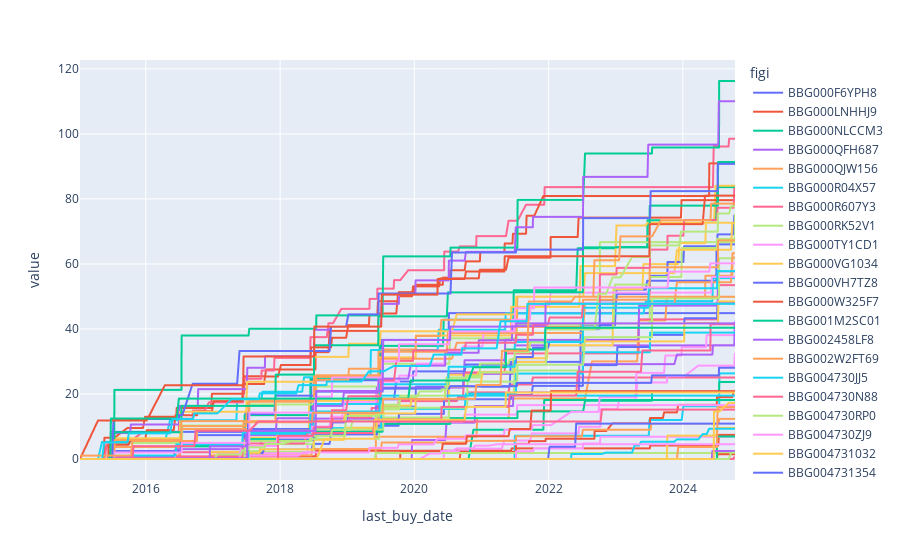

The cell this chart's notebook holds for it:
### Code cell
tmp = div_data.pivot_table(index = 'last_buy_date', columns = 'figi', values = 'yield_value', aggfunc = 'sum').fillna(0).cumsum()
fig = px.line(tmp)
fig.show()

### Figure 1 — Plotly figure (JSON) as saved in the notebook; plotly's stock layout.template omitted (floating-point values rounded to 4 significant figures; data arrays with more than 128 entries replaced by an {"elided": "..."} marker saying what was removed)
{"data": [{"hovertemplate": "figi=BBG000F6YPH8<br>last_buy_date=%{x}<br>value=%{y}<extra></extra>", "legendgroup": "BBG000F6YPH8", "line": {"color": "#636efa", "dash": "solid"}, "marker": {"symbol": "circle"}, "mode": "lines", "name": "BBG000F6YPH8", "showlegend": true, "type": "scattergl", "x": {"elided": "440 str values"}, "xaxis": "x", "y": {"elided": "440 float values"}, "yaxis": "y"}, {"hovertemplate": "figi=BBG000LNHHJ9<br>last_buy_date=%{x}<br>value=%{y}<extra></extra>", "legendgroup": "BBG000LNHHJ9", "line": {"color": "#EF553B", "dash": "solid"}, "marker": {"symbol": "circle"}, "mode": "lines", "name": "BBG000LNHHJ9", "showlegend": true, "type": "scattergl", "x": {"elided": "440 str values"}, "xaxis": "x", "y": {"elided": "440 float values"}, "yaxis": "y"}, {"hovertemplate": "figi=BBG000NLCCM3<br>last_buy_date=%{x}<br>value=%{y}<extra></extra>", "legendgroup": "BBG000NLCCM3", "line": {"color": "#00cc96", "dash": "solid"}, "marker": {"symbol": "circle"}, "mode": "lines", "name": "BBG000NLCCM3", "showlegend": true, "type": "scattergl", "x": {"elided": "440 str values"}, "xaxis": "x", "y": {"elided": "440 float values"}, "yaxis": "y"}, {"hovertemplate": "figi=BBG000QFH687<br>last_buy_date=%{x}<br>value=%{y}<extra></extra>", "legendgroup": "BBG000QFH687", "line": {"color": "#ab63fa", "dash": "solid"}, "marker": {"symbol": "circle"}, "mode": "lines", "name": "BBG000QFH687", "showlegend": true, "type": "scattergl", "x": {"elided": "440 str values"}, "xaxis": "x", "y": {"elided": "440 float values"}, "yaxis": "y"}, {"hovertemplate": "figi=BBG000QJW156<br>last_buy_date=%{x}<br>value=%{y}<extra></extra>", "legendgroup": "BBG000QJW156", "line": {"color": "#FFA15A", "dash": "solid"}, "marker": {"symbol": "circle"}, "mode": "lines", "name": "BBG000QJW156", "showlegend": true, "type": "scattergl", "x": {"elided": "440 str values"}, "xaxis": "x", "y": {"elided": "440 float values"}, "yaxis": "y"}, {"hovertemplate": "figi=BBG000R04X57<br>last_buy_date=%{x}<br>value=%{y}<extra></extra>", "legendgroup": "BBG000R04X57", "line": {"color": "#19d3f3", "dash": "solid"}, "marker": {"symbol": "circle"}, "mode": "lines", "name": "BBG000R04X57", "showlegend": true, "type": "scattergl", "x": {"elided": "440 str values"}, "xaxis": "x", "y": {"elided": "440 float values"}, "yaxis": "y"}, {"hovertemplate": "figi=BBG000R607Y3<br>last_buy_date=%{x}<br>value=%{y}<extra></extra>", "legendgroup": "BBG000R607Y3", "line": {"color": "#FF6692", "dash": "solid"}, "marker": {"symbol": "circle"}, "mode": "lines", "name": "BBG000R607Y3", "showlegend": true, "type": "scattergl", "x": {"elided": "440 str values"}, "xaxis": "x", "y": {"elided": "440 float values"}, "yaxis": "y"}, {"hovertemplate": "figi=BBG000RK52V1<br>last_buy_date=%{x}<br>value=%{y}<extra></extra>", "legendgroup": "BBG000RK52V1", "line": {"color": "#B6E880", "dash": "solid"}, "marker": {"symbol": "circle"}, "mode": "lines", "name": "BBG000RK52V1", "showlegend": true, "type": "scattergl", "x": {"elided": "440 str values"}, "xaxis": "x", "y": {"elided": "440 float values"}, "yaxis": "y"}, {"hovertemplate": "figi=BBG000TY1CD1<br>last_buy_date=%{x}<br>value=%{y}<extra></extra>", "legendgroup": "BBG000TY1CD1", "line": {"color": "#FF97FF", "dash": "solid"}, "marker": {"symbol": "circle"}, "mode": "lines", "name": "BBG000TY1CD1", "showlegend": true, "type": "scattergl", "x": {"elided": "440 str values"}, "xaxis": "x", "y": {"elided": "440 float values"}, "yaxis": "y"}, {"hovertemplate": "figi=BBG000VG1034<br>last_buy_date=%{x}<br>value=%{y}<extra></extra>", "legendgroup": "BBG000VG1034", "line": {"color": "#FECB52", "dash": "solid"}, "marker": {"symbol": "circle"}, "mode": "lines", "name": "BBG000VG1034", "showlegend": true, "type": "scattergl", "x": {"elided": "440 str values"}, "xaxis": "x", "y": {"elided": "440 float values"}, "yaxis": "y"}, {"hovertemplate": "figi=BBG000VH7TZ8<br>last_buy_date=%{x}<br>value=%{y}<extra></extra>", "legendgroup": "BBG000VH7TZ8", "line": {"color": "#636efa", "dash": "solid"}, "marker": {"symbol": "circle"}, "mode": "lines", "name": "BBG000VH7TZ8", "showlegend": true, "type": "scattergl", "x": {"elided": "440 str values"}, "xaxis": "x", "y": {"elided": "440 float values"}, "yaxis": "y"}, {"hovertemplate": "figi=BBG000W325F7<br>last_buy_date=%{x}<br>value=%{y}<extra></extra>", "legendgroup": "BBG000W325F7", "line": {"color": "#EF553B", "dash": "solid"}, "marker": {"symbol": "circle"}, "mode": "lines", "name": "BBG000W325F7", "showlegend": true, "type": "scattergl", "x": {"elided": "440 str values"}, "xaxis": "x", "y": {"elided": "440 float values"}, "yaxis": "y"}, {"hovertemplate": "figi=BBG001M2SC01<br>last_buy_date=%{x}<br>value=%{y}<extra></extra>", "legendgroup": "BBG001M2SC01", "line": {"color": "#00cc96", "dash": "solid"}, "marker": {"symbol": "circle"}, "mode": "lines", "name": "BBG001M2SC01", "showlegend": true, "type": "scattergl", "x": {"elided": "440 str values"}, "xaxis": "x", "y": {"elided": "440 float values"}, "yaxis": "y"}, {"hovertemplate": "figi=BBG002458LF8<br>last_buy_date=%{x}<br>value=%{y}<extra></extra>", "legendgroup": "BBG002458LF8", "line": {"color": "#ab63fa", "dash": "solid"}, "marker": {"symbol": "circle"}, "mode": "lines", "name": "BBG002458LF8", "showlegend": true, "type": "scattergl", "x": {"elided": "440 str values"}, "xaxis": "x", "y": {"elided": "440 float values"}, "yaxis": "y"}, {"hovertemplate": "figi=BBG002W2FT69<br>last_buy_date=%{x}<br>value=%{y}<extra></extra>", "legendgroup": "BBG002W2FT69", "line": {"color": "#FFA15A", "dash": "solid"}, "marker": {"symbol": "circle"}, "mode": "lines", "name": "BBG002W2FT69", "showlegend": true, "type": "scattergl", "x": {"elided": "440 str values"}, "xaxis": "x", "y": {"elided": "440 float values"}, "yaxis": "y"}, {"hovertemplate": "figi=BBG004730JJ5<br>last_buy_date=%{x}<br>value=%{y}<extra></extra>", "legendgroup": "BBG004730JJ5", "line": {"color": "#19d3f3", "dash": "solid"}, "marker": {"symbol": "circle"}, "mode": "lines", "name": "BBG004730JJ5", "showlegend": true, "type": "scattergl", "x": {"elided": "440 str values"}, "xaxis": "x", "y": {"elided": "440 float values"}, "yaxis": "y"}, {"hovertemplate": "figi=BBG004730N88<br>last_buy_date=%{x}<br>value=%{y}<extra></extra>", "legendgroup": "BBG004730N88", "line": {"color": "#FF6692", "dash": "solid"}, "marker": {"symbol": "circle"}, "mode": "lines", "name": "BBG004730N88", "showlegend": true, "type": "scattergl", "x": {"elided": "440 str values"}, "xaxis": "x", "y": {"elided": "440 float values"}, "yaxis": "y"}, {"hovertemplate": "figi=BBG004730RP0<br>last_buy_date=%{x}<br>value=%{y}<extra></extra>", "legendgroup": "BBG004730RP0", "line": {"color": "#B6E880", "dash": "solid"}, "marker": {"symbol": "circle"}, "mode": "lines", "name": "BBG004730RP0", "showlegend": true, "type": "scattergl", "x": {"elided": "440 str values"}, "xaxis": "x", "y": {"elided": "440 float values"}, "yaxis": "y"}, {"hovertemplate": "figi=BBG004730ZJ9<br>last_buy_date=%{x}<br>value=%{y}<extra></extra>", "legendgroup": "BBG004730ZJ9", "line": {"color": "#FF97FF", "dash": "solid"}, "marker": {"symbol": "circle"}, "mode": "lines", "name": "BBG004730ZJ9", "showlegend": true, "type": "scattergl", "x": {"elided": "440 str values"}, "xaxis": "x", "y": {"elided": "440 float values"}, "yaxis": "y"}, {"hovertemplate": "figi=BBG004731032<br>last_buy_date=%{x}<br>value=%{y}<extra></extra>", "legendgroup": "BBG004731032", "line": {"color": "#FECB52", "dash": "solid"}, "marker": {"symbol": "circle"}, "mode": "lines", "name": "BBG004731032", "showlegend": true, "type": "scattergl", "x": {"elided": "440 str values"}, "xaxis": "x", "y": {"elided": "440 float values"}, "yaxis": "y"}, {"hovertemplate": "figi=BBG004731354<br>last_buy_date=%{x}<br>value=%{y}<extra></extra>", "legendgroup": "BBG004731354", "line": {"color": "#636efa", "dash": "solid"}, "marker": {"symbol": "circle"}, "mode": "lines", "name": "BBG004731354", "showlegend": true, "type": "scattergl", "x": {"elided": "440 str values"}, "xaxis": "x", "y": {"elided": "440 float values"}, "yaxis": "y"}, {"hovertemplate": "figi=BBG004731489<br>last_buy_date=%{x}<br>value=%{y}<extra></extra>", "legendgroup": "BBG004731489", "line": {"color": "#EF553B", "dash": "solid"}, "marker": {"symbol": "circle"}, "mode": "lines", "name": "BBG004731489", "showlegend": true, "type": "scattergl", "x": {"elided": "440 str values"}, "xaxis": "x", "y": {"elided": "440 float values"}, "yaxis": "y"}, {"hovertemplate": "figi=BBG0047315D0<br>last_buy_date=%{x}<br>value=%{y}<extra></extra>", "legendgroup": "BBG0047315D0", "line": {"color": "#00cc96", "dash": "solid"}, "marker": {"symbol": "circle"}, "mode": "lines", "name": "BBG0047315D0", "showlegend": true, "type": "scattergl", "x": {"elided": "440 str values"}, "xaxis": "x", "y": {"elided": "440 float values"}, "yaxis": "y"}, {"hovertemplate": "figi=BBG0047315Y7<br>last_buy_date=%{x}<br>value=%{y}<extra></extra>", "legendgroup": "BBG0047315Y7", "line": {"color": "#ab63fa", "dash": "solid"}, "marker": {"symbol": "circle"}, "mode": "lines", "name": "BBG0047315Y7", "showlegend": true, "type": "scattergl", "x": {"elided": "440 str values"}, "xaxis": "x", "y": {"elided": "440 float values"}, "yaxis": "y"}, {"hovertemplate": "figi=BBG00475JZZ6<br>last_buy_date=%{x}<br>value=%{y}<extra></extra>", "legendgroup": "BBG00475JZZ6", "line": {"color": "#FFA15A", "dash": "solid"}, "marker": {"symbol": "circle"}, "mode": "lines", "name": "BBG00475JZZ6", "showlegend": true, "type": "scattergl", "x": {"elided": "440 str values"}, "xaxis": "x", "y": {"elided": "440 float values"}, "yaxis": "y"}, {"hovertemplate": "figi=BBG00475K2X9<br>last_buy_date=%{x}<br>value=%{y}<extra></extra>", "legendgroup": "BBG00475K2X9", "line": {"color": "#19d3f3", "dash": "solid"}, "marker": {"symbol": "circle"}, "mode": "lines", "name": "BBG00475K2X9", "showlegend": true, "type": "scattergl", "x": {"elided": "440 str values"}, "xaxis": "x", "y": {"elided": "440 float values"}, "yaxis": "y"}, {"hovertemplate": "figi=BBG00475K6C3<br>last_buy_date=%{x}<br>value=%{y}<extra></extra>", "legendgroup": "BBG00475K6C3", "line": {"color": "#FF6692", "dash": "solid"}, "marker": {"symbol": "circle"}, "mode": "lines", "name": "BBG00475K6C3", "showlegend": true, "type": "scattergl", "x": {"elided": "440 str values"}, "xaxis": "x", "y": {"elided": "440 float values"}, "yaxis": "y"}, {"hovertemplate": "figi=BBG00475KHX6<br>last_buy_date=%{x}<br>value=%{y}<extra></extra>", "legendgroup": "BBG00475KHX6", "line": {"color": "#B6E880", "dash": "solid"}, "marker": {"symbol": "circle"}, "mode": "lines", "name": "BBG00475KHX6", "showlegend": true, "type": "scattergl", "x": {"elided": "440 str values"}, "xaxis": "x", "y": {"elided": "440 float values"}, "yaxis": "y"}, {"hovertemplate": "figi=BBG00475KKY8<br>last_buy_date=%{x}<br>value=%{y}<extra></extra>", "legendgroup": "BBG00475KKY8", "line": {"color": "#FF97FF", "dash": "solid"}, "marker": {"symbol": "circle"}, "mode": "lines", "name": "BBG00475KKY8", "showlegend": true, "type": "scattergl", "x": {"elided": "440 str values"}, "xaxis": "x", "y": {"elided": "440 float values"}, "yaxis": "y"}, {"hovertemplate": "figi=BBG004RVFCY3<br>last_buy_date=%{x}<br>value=%{y}<extra></extra>", "legendgroup": "BBG004RVFCY3", "line": {"color": "#FECB52", "dash": "solid"}, "marker": {"symbol": "circle"}, "mode": "lines", "name": "BBG004RVFCY3", "showlegend": true, "type": "scattergl", "x": {"elided": "440 str values"}, "xaxis": "x", "y": {"elided": "440 float values"}, "yaxis": "y"}, {"hovertemplate": "figi=BBG004RVFFC0<br>last_buy_date=%{x}<br>value=%{y}<extra></extra>", "legendgroup": "BBG004RVFFC0", "line": {"color": "#636efa", "dash": "solid"}, "marker": {"symbol": "circle"}, "mode": "lines", "name": "BBG004RVFFC0", "showlegend": true, "type": "scattergl", "x": {"elided": "440 str values"}, "xaxis": "x", "y": {"elided": "440 float values"}, "yaxis": "y"}, {"hovertemplate": "figi=BBG004S681B4<br>last_buy_date=%{x}<br>value=%{y}<extra></extra>", "legendgroup": "BBG004S681B4", "line": {"color": "#EF553B", "dash": "solid"}, "marker": {"symbol": "circle"}, "mode": "lines", "name": "BBG004S681B4", "showlegend": true, "type": "scattergl", "x": {"elided": "440 str values"}, "xaxis": "x", "y": {"elided": "440 float values"}, "yaxis": "y"}, {"hovertemplate": "figi=BBG004S681M2<br>last_buy_date=%{x}<br>value=%{y}<extra></extra>", "legendgroup": "BBG004S681M2", "line": {"color": "#00cc96", "dash": "solid"}, "marker": {"symbol": "circle"}, "mode": "lines", "name": "BBG004S681M2", "showlegend": true, "type": "scattergl", "x": {"elided": "440 str values"}, "xaxis": "x", "y": {"elided": "440 float values"}, "yaxis": "y"}, {"hovertemplate": "figi=BBG004S681W1<br>last_buy_date=%{x}<br>value=%{y}<extra></extra>", "legendgroup": "BBG004S681W1", "line": {"color": "#ab63fa", "dash": "solid"}, "marker": {"symbol": "circle"}, "mode": "lines", "name": "BBG004S681W1", "showlegend": true, "type": "scattergl", "x": {"elided": "440 str values"}, "xaxis": "x", "y": {"elided": "440 float values"}, "yaxis": "y"}, {"hovertemplate": "figi=BBG004S682Z6<br>last_buy_date=%{x}<br>value=%{y}<extra></extra>", "legendgroup": "BBG004S682Z6", "line": {"color": "#FFA15A", "dash": "solid"}, "marker": {"symbol": "circle"}, "mode": "lines", "name": "BBG004S682Z6", "showlegend": true, "type": "scattergl", "x": {"elided": "440 str values"}, "xaxis": "x", "y": {"elided": "440 float values"}, "yaxis": "y"}, {"hovertemplate": "figi=BBG004S683W7<br>last_buy_date=%{x}<br>value=%{y}<extra></extra>", "legendgroup": "BBG004S683W7", "line": {"color": "#19d3f3", "dash": "solid"}, "marker": {"symbol": "circle"}, "mode": "lines", "name": "BBG004S683W7", "showlegend": true, "type": "scattergl", "x": {"elided": "440 str values"}, "xaxis": "x", "y": {"elided": "440 float values"}, "yaxis": "y"}, {"hovertemplate": "figi=BBG004S68473<br>last_buy_date=%{x}<br>value=%{y}<extra></extra>", "legendgroup": "BBG004S68473", "line": {"color": "#FF6692", "dash": "solid"}, "marker": {"symbol": "circle"}, "mode": "lines", "name": "BBG004S68473", "showlegend": true, "type": "scattergl", "x": {"elided": "440 str values"}, "xaxis": "x", "y": {"elided": "440 float values"}, "yaxis": "y"}, {"hovertemplate": "figi=BBG004S684M6<br>last_buy_date=%{x}<br>value=%{y}<extra></extra>", "legendgroup": "BBG004S684M6", "line": {"color": "#B6E880", "dash": "solid"}, "marker": {"symbol": "circle"}, "mode": "lines", "name": "BBG004S684M6", "showlegend": true, "type": "scattergl", "x": {"elided": "440 str values"}, "xaxis": "x", "y": {"elided": "440 float values"}, "yaxis": "y"}, {"hovertemplate": "figi=BBG004S68507<br>last_buy_date=%{x}<br>value=%{y}<extra></extra>", "legendgroup": "BBG004S68507", "line": {"color": "#FF97FF", "dash": "solid"}, "marker": {"symbol": "circle"}, "mode": "lines", "name": "BBG004S68507", "showlegend": true, "type": "scattergl", "x": {"elided": "440 str values"}, "xaxis": "x", "y": {"elided": "440 float values"}, "yaxis": "y"}, {"hovertemplate": "figi=BBG004S685M3<br>last_buy_date=%{x}<br>value=%{y}<extra></extra>", "legendgroup": "BBG004S685M3", "line": {"color": "#FECB52", "dash": "solid"}, "marker": {"symbol": "circle"}, "mode": "lines", "name": "BBG004S685M3", "showlegend": true, "type": "scattergl", "x": {"elided": "440 str values"}, "xaxis": "x", "y": {"elided": "440 float values"}, "yaxis": "y"}, {"hovertemplate": "figi=BBG004S68614<br>last_buy_date=%{x}<br>value=%{y}<extra></extra>", "legendgroup": "BBG004S68614", "line": {"color": "#636efa", "dash": "solid"}, "marker": {"symbol": "circle"}, "mode": "lines", "name": "BBG004S68614", "showlegend": true, "type": "scattergl", "x": {"elided": "440 str values"}, "xaxis": "x", "y": {"elided": "440 float values"}, "yaxis": "y"}, {"hovertemplate": "figi=BBG004S68696<br>last_buy_date=%{x}<br>value=%{y}<extra></extra>", "legendgroup": "BBG004S68696", "line": {"color": "#EF553B", "dash": "solid"}, "marker": {"symbol": "circle"}, "mode": "lines", "name": "BBG004S68696", "showlegend": true, "type": "scattergl", "x": {"elided": "440 str values"}, "xaxis": "x", "y": {"elided": "440 float values"}, "yaxis": "y"}, {"hovertemplate": "figi=BBG004S686N0<br>last_buy_date=%{x}<br>value=%{y}<extra></extra>", "legendgroup": "BBG004S686N0", "line": {"color": "#00cc96", "dash": "solid"}, "marker": {"symbol": "circle"}, "mode": "lines", "name": "BBG004S686N0", "showlegend": true, "type": "scattergl", "x": {"elided": "440 str values"}, "xaxis": "x", "y": {"elided": "440 float values"}, "yaxis": "y"}, {"hovertemplate": "figi=BBG004S686W0<br>last_buy_date=%{x}<br>value=%{y}<extra></extra>", "legendgroup": "BBG004S686W0", "line": {"color": "#ab63fa", "dash": "solid"}, "marker": {"symbol": "circle"}, "mode": "lines", "name": "BBG004S686W0", "showlegend": true, "type": "scattergl", "x": {"elided": "440 str values"}, "xaxis": "x", "y": {"elided": "440 float values"}, "yaxis": "y"}, {"hovertemplate": "figi=BBG004S68758<br>last_buy_date=%{x}<br>value=%{y}<extra></extra>", "legendgroup": "BBG004S68758", "line": {"color": "#FFA15A", "dash": "solid"}, "marker": {"symbol": "circle"}, "mode": "lines", "name": "BBG004S68758", "showlegend": true, "type": "scattergl", "x": {"elided": "440 str values"}, "xaxis": "x", "y": {"elided": "440 float values"}, "yaxis": "y"}, {"hovertemplate": "figi=BBG004S687W8<br>last_buy_date=%{x}<br>value=%{y}<extra></extra>", "legendgroup": "BBG004S687W8", "line": {"color": "#19d3f3", "dash": "solid"}, "marker": {"symbol": "circle"}, "mode": "lines", "name": "BBG004S687W8", "showlegend": true, "type": "scattergl", "x": {"elided": "440 str values"}, "xaxis": "x", "y": {"elided": "440 float values"}, "yaxis": "y"}, {"hovertemplate": "figi=BBG004S68829<br>last_buy_date=%{x}<br>value=%{y}<extra></extra>", "legendgroup": "BBG004S68829", "line": {"color": "#FF6692", "dash": "solid"}, "marker": {"symbol": "circle"}, "mode": "lines", "name": "BBG004S68829", "showlegend": true, "type": "scattergl", "x": {"elided": "440 str values"}, "xaxis": "x", "y": {"elided": "440 float values"}, "yaxis": "y"}, {"hovertemplate": "figi=BBG004S689R0<br>last_buy_date=%{x}<br>value=%{y}<extra></extra>", "legendgroup": "BBG004S689R0", "line": {"color": "#B6E880", "dash": "solid"}, "marker": {"symbol": "circle"}, "mode": "lines", "name": "BBG004S689R0", "showlegend": true, "type": "scattergl", "x": {"elided": "440 str values"}, "xaxis": "x", "y": {"elided": "440 float values"}, "yaxis": "y"}, {"hovertemplate": "figi=BBG004S68B31<br>last_buy_date=%{x}<br>value=%{y}<extra></extra>", "legendgroup": "BBG004S68B31", "line": {"color": "#FF97FF", "dash": "solid"}, "marker": {"symbol": "circle"}, "mode": "lines", "name": "BBG004S68B31", "showlegend": true, "type": "scattergl", "x": {"elided": "440 str values"}, "xaxis": "x", "y": {"elided": "440 float values"}, "yaxis": "y"}, {"hovertemplate": "figi=BBG004S68BH6<br>last_buy_date=%{x}<br>value=%{y}<extra></extra>", "legendgroup": "BBG004S68BH6", "line": {"color": "#FECB52", "dash": "solid"}, "marker": {"symbol": "circle"}, "mode": "lines", "name": "BBG004S68BH6", "showlegend": true, "type": "scattergl", "x": {"elided": "440 str values"}, "xaxis": "x", "y": {"elided": "440 float values"}, "yaxis": "y"}, {"hovertemplate": "figi=BBG004S68BR5<br>last_buy_date=%{x}<br>value=%{y}<extra></extra>", "legendgroup": "BBG004S68BR5", "line": {"color": "#636efa", "dash": "solid"}, "marker": {"symbol": "circle"}, "mode": "lines", "name": "BBG004S68BR5", "showlegend": true, "type": "scattergl", "x": {"elided": "440 str values"}, "xaxis": "x", "y": {"elided": "440 float values"}, "yaxis": "y"}, {"hovertemplate": "figi=BBG004S68C39<br>last_buy_date=%{x}<br>value=%{y}<extra></extra>", "legendgroup": "BBG004S68C39", "line": {"color": "#EF553B", "dash": "solid"}, "marker": {"symbol": "circle"}, "mode": "lines", "name": "BBG004S68C39", "showlegend": true, "type": "scattergl", "x": {"elided": "440 str values"}, "xaxis": "x", "y": {"elided": "440 float values"}, "yaxis": "y"}, {"hovertemplate": "figi=BBG004S68CP5<br>last_buy_date=%{x}<br>value=%{y}<extra></extra>", "legendgroup": "BBG004S68CP5", "line": {"color": "#00cc96", "dash": "solid"}, "marker": {"symbol": "circle"}, "mode": "lines", "name": "BBG004S68CP5", "showlegend": true, "type": "scattergl", "x": {"elided": "440 str values"}, "xaxis": "x", "y": {"elided": "440 float values"}, "yaxis": "y"}, {"hovertemplate": "figi=BBG004S68FR6<br>last_buy_date=%{x}<br>value=%{y}<extra></extra>", "legendgroup": "BBG004S68FR6", "line": {"color": "#ab63fa", "dash": "solid"}, "marker": {"symbol": "circle"}, "mode": "lines", "name": "BBG004S68FR6", "showlegend": true, "type": "scattergl", "x": {"elided": "440 str values"}, "xaxis": "x", "y": {"elided": "440 float values"}, "yaxis": "y"}, {"hovertemplate": "figi=BBG004TC84Z8<br>last_buy_date=%{x}<br>value=%{y}<extra></extra>", "legendgroup": "BBG004TC84Z8", "line": {"color": "#FFA15A", "dash": "solid"}, "marker": {"symbol": "circle"}, "mode": "lines", "name": "BBG004TC84Z8", "showlegend": true, "type": "scattergl", "x": {"elided": "440 str values"}, "xaxis": "x", "y": {"elided": "440 float values"}, "yaxis": "y"}, {"hovertemplate": "figi=BBG007N0Z367<br>last_buy_date=%{x}<br>value=%{y}<extra></extra>", "legendgroup": "BBG007N0Z367", "line": {"color": "#19d3f3", "dash": "solid"}, "marker": {"symbol": "circle"}, "mode": "lines", "name": "BBG007N0Z367", "showlegend": true, "type": "scattergl", "x": {"elided": "440 str values"}, "xaxis": "x", "y": {"elided": "440 float values"}, "yaxis": "y"}, {"hovertemplate": "figi=BBG008F2T3T2<br>last_buy_date=%{x}<br>value=%{y}<extra></extra>", "legendgroup": "BBG008F2T3T2", "line": {"color": "#FF6692", "dash": "solid"}, "marker": {"symbol": "circle"}, "mode": "lines", "name": "BBG008F2T3T2", "showlegend": true, "type": "scattergl", "x": {"elided": "440 str values"}, "xaxis": "x", "y": {"elided": "440 float values"}, "yaxis": "y"}, {"hovertemplate": "figi=BBG009GSYN76<br>last_buy_date=%{x}<br>value=%{y}<extra></extra>", "legendgroup": "BBG009GSYN76", "line": {"color": "#B6E880", "dash": "solid"}, "marker": {"symbol": "circle"}, "mode": "lines", "name": "BBG009GSYN76", "showlegend": true, "type": "scattergl", "x": {"elided": "440 str values"}, "xaxis": "x", "y": {"elided": "440 float values"}, "yaxis": "y"}, {"hovertemplate": "figi=BBG00F6NKQX3<br>last_buy_date=%{x}<br>value=%{y}<extra></extra>", "legendgroup": "BBG00F6NKQX3", "line": {"color": "#FF97FF", "dash": "solid"}, "marker": {"symbol": "circle"}, "mode": "lines", "name": "BBG00F6NKQX3", "showlegend": true, "type": "scattergl", "x": {"elided": "440 str values"}, "xaxis": "x", "y": {"elided": "440 float values"}, "yaxis": "y"}, {"hovertemplate": "figi=BBG00QKJSX05<br>last_buy_date=%{x}<br>value=%{y}<extra></extra>", "legendgroup": "BBG00QKJSX05", "line": {"color": "#FECB52", "dash": "solid"}, "marker": {"symbol": "circle"}, "mode": "lines", "name": "BBG00QKJSX05", "showlegend": true, "type": "scattergl", "x": {"elided": "440 str values"}, "xaxis": "x", "y": {"elided": "440 float values"}, "yaxis": "y"}, {"hovertemplate": "figi=BBG0100R9963<br>last_buy_date=%{x}<br>value=%{y}<extra></extra>", "legendgroup": "BBG0100R9963", "line": {"color": "#636efa", "dash": "solid"}, "marker": {"symbol": "circle"}, "mode": "lines", "name": "BBG0100R9963", "showlegend": true, "type": "scattergl", "x": {"elided": "440 str values"}, "xaxis": "x", "y": {"elided": "440 float values"}, "yaxis": "y"}, {"hovertemplate": "figi=RU000A106T36<br>last_buy_date=%{x}<br>value=%{y}<extra></extra>", "legendgroup": "RU000A106T36", "line": {"color": "#EF553B", "dash": "solid"}, "marker": {"symbol": "circle"}, "mode": "lines", "name": "RU000A106T36", "showlegend": true, "type": "scattergl", "x": {"elided": "440 str values"}, "xaxis": "x", "y": {"elided": "440 float values"}, "yaxis": "y"}, {"hovertemplate": "figi=TCS00A0ZZAC4<br>last_buy_date=%{x}<br>value=%{y}<extra></extra>", "legendgroup": "TCS00A0ZZAC4", "line": {"color": "#00cc96", "dash": "solid"}, "marker": {"symbol": "circle"}, "mode": "lines", "name": "TCS00A0ZZAC4", "showlegend": true, "type": "scattergl", "x": {"elided": "440 str values"}, "xaxis": "x", "y": {"elided": "440 float values"}, "yaxis": "y"}, {"hovertemplate": "figi=TCS00A0ZZFS9<br>last_buy_date=%{x}<br>value=%{y}<extra></extra>", "legendgroup": "TCS00A0ZZFS9", "line": {"color": "#ab63fa", "dash": "solid"}, "marker": {"symbol": "circle"}, "mode": "lines", "name": "TCS00A0ZZFS9", "showlegend": true, "type": "scattergl", "x": {"elided": "440 str values"}, "xaxis": "x", "y": {"elided": "440 float values"}, "yaxis": "y"}, {"hovertemplate": "figi=TCS00A1002V2<br>last_buy_date=%{x}<br>value=%{y}<extra></extra>", "legendgroup": "TCS00A1002V2", "line": {"color": "#FFA15A", "dash": "solid"}, "marker": {"symbol": "circle"}, "mode": "lines", "name": "TCS00A1002V2", "showlegend": true, "type": "scattergl", "x": {"elided": "440 str values"}, "xaxis": "x", "y": {"elided": "440 float values"}, "yaxis": "y"}, {"hovertemplate": "figi=TCS00A103X66<br>last_buy_date=%{x}<br>value=%{y}<extra></extra>", "legendgroup": "TCS00A103X66", "line": {"color": "#19d3f3", "dash": "solid"}, "marker": {"symbol": "circle"}, "mode": "lines", "name": "TCS00A103X66", "showlegend": true, "type": "scattergl", "x": {"elided": "440 str values"}, "xaxis": "x", "y": {"elided": "440 float values"}, "yaxis": "y"}, {"hovertemplate": "figi=TCS00A107J11<br>last_buy_date=%{x}<br>value=%{y}<extra></extra>", "legendgroup": "TCS00A107J11", "line": {"color": "#FF6692", "dash": "solid"}, "marker": {"symbol": "circle"}, "mode": "lines", "name": "TCS00A107J11", "showlegend": true, "type": "scattergl", "x": {"elided": "440 str values"}, "xaxis": "x", "y": {"elided": "440 float values"}, "yaxis": "y"}, {"hovertemplate": "figi=TCS00A107T19<br>last_buy_date=%{x}<br>value=%{y}<extra></extra>", "legendgroup": "TCS00A107T19", "line": {"color": "#B6E880", "dash": "solid"}, "marker": {"symbol": "circle"}, "mode": "lines", "name": "TCS00A107T19", "showlegend": true, "type": "scattergl", "x": {"elided": "440 str values"}, "xaxis": "x", "y": {"elided": "440 float values"}, "yaxis": "y"}, {"hovertemplate": "figi=TCS00A107UL4<br>last_buy_date=%{x}<br>value=%{y}<extra></extra>", "legendgroup": "TCS00A107UL4", "line": {"color": "#FF97FF", "dash": "solid"}, "marker": {"symbol": "circle"}, "mode": "lines", "name": "TCS00A107UL4", "showlegend": true, "type": "scattergl", "x": {"elided": "440 str values"}, "xaxis": "x", "y": {"elided": "440 float values"}, "yaxis": "y"}, {"hovertemplate": "figi=TCS00Y3XYV94<br>last_buy_date=%{x}<br>value=%{y}<extra></extra>", "legendgroup": "TCS00Y3XYV94", "line": {"color": "#FECB52", "dash": "solid"}, "marker": {"symbol": "circle"}, "mode": "lines", "name": "TCS00Y3XYV94", "showlegend": true, "type": "scattergl", "x": {"elided": "440 str values"}, "xaxis": "x", "y": {"elided": "440 float values"}, "yaxis": "y"}], "layout": {"autosize": true, "legend": {"title": {"text": "figi"}, "tracegroupgap": 0}, "margin": {"t": 60}, "xaxis": {"anchor": "y", "autorange": true, "domain": [0, 1], "range": ["2015-01-08", "2024-10-11"], "title": {"text": "last_buy_date"}, "type": "date"}, "yaxis": {"anchor": "x", "autorange": true, "domain": [0, 1], "range": [-6.459, 122.7], "title": {"text": "value"}, "type": "linear"}}}
